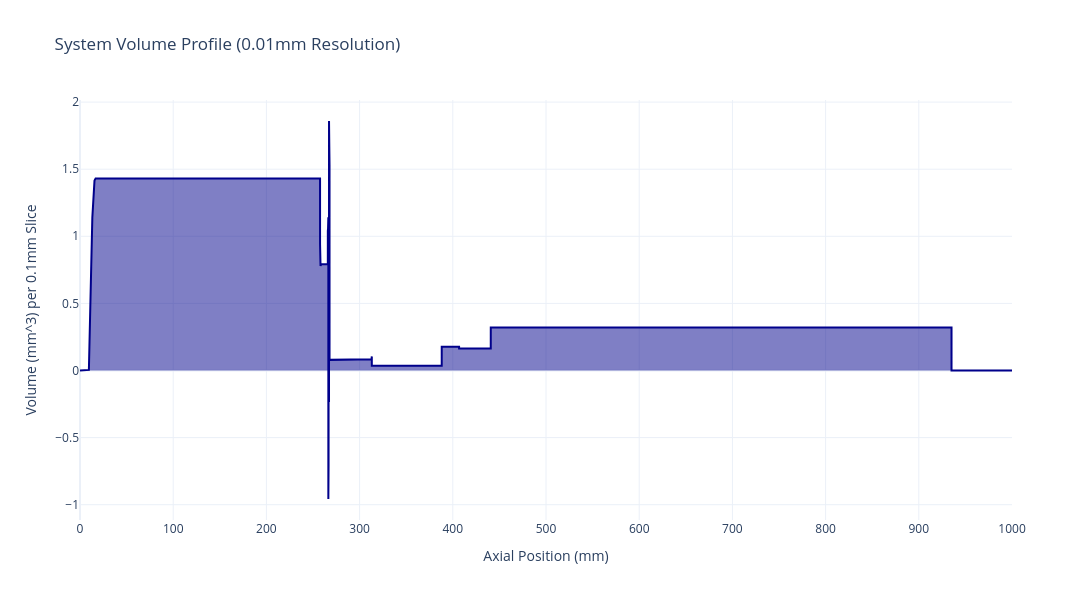
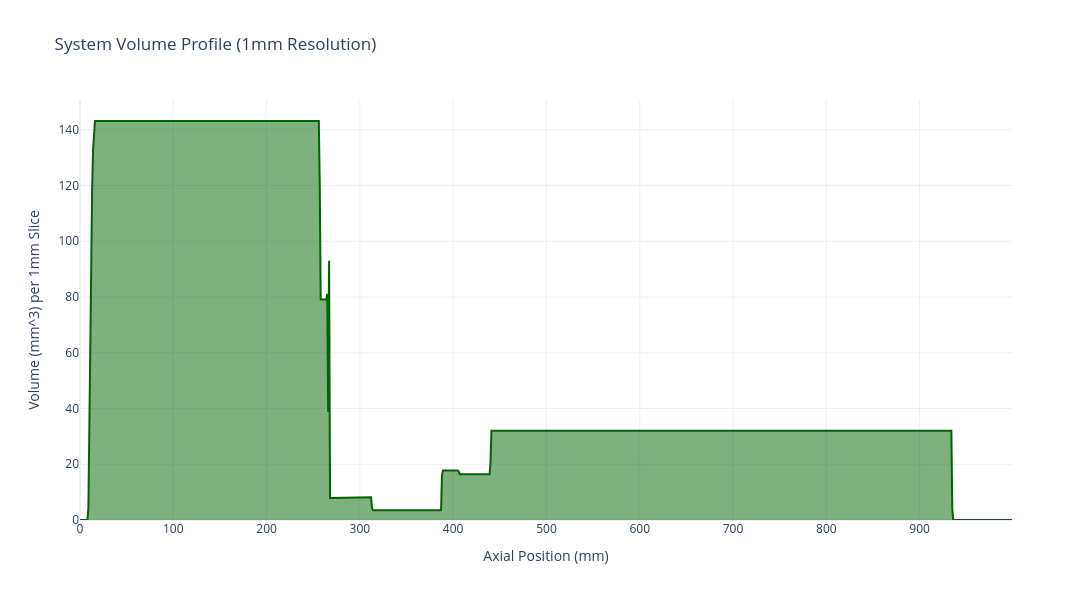
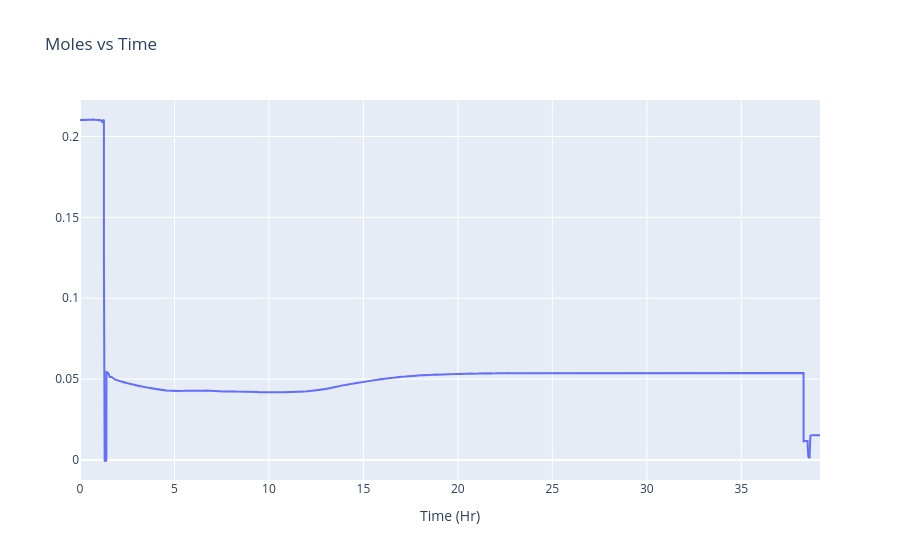

Notebook cell for these charts, in order:
### Code cell
# --- MAIN GUI ---
window = tk.Tk()
window.title('MoleGrapher 1.4.0')
window.geometry('740x860')
window.resizable(True, True)

# ── Status bar (top) ──────────────────────────────────────────────────────
statusFrame = tk.Frame(window, bd=1, relief=tk.SUNKEN)
statusFrame.pack(side=tk.BOTTOM, fill=tk.X, padx=6, pady=(0, 4))
graphLabel = tk.Label(statusFrame, text="Press 'Generate Graph' or 'Import...' to begin.",
                       anchor=W, fg='navy')
graphLabel.pack(side=tk.LEFT, padx=4)

# ── Main scrollable area ──────────────────────────────────────────────────
mainFrame = tk.Frame(window)
mainFrame.pack(fill=tk.BOTH, expand=True, padx=6, pady=4)

PAD = dict(padx=6, pady=3)

# ── Section 1: File Selection ─────────────────────────────────────────────
fileFrame = tk.LabelFrame(mainFrame, text='File Selection', font=('TkDefaultFont', 9, 'bold'))
fileFrame.pack(fill=tk.X, **PAD)

row0 = tk.Frame(fileFrame); row0.pack(fill=tk.X, padx=4, pady=2)
fileBrowseButton = tk.Button(row0, text='Browse Data...', command=lambda: (browseFiles(), resolve_geometry_files()), width=16)
fileBrowseButton.pack(side=tk.LEFT, padx=(0,6))
fileLabel = tk.Label(row0, text='Data: (Not Selected)', anchor=W, fg='gray')
fileLabel.pack(side=tk.LEFT, fill=tk.X, expand=True)

row1 = tk.Frame(fileFrame); row1.pack(fill=tk.X, padx=4, pady=2)
interpolate_temps_var = tk.BooleanVar(value=False)
interpolateCheckbox = tk.Checkbutton(row1, text='Interpolate Temps (No CSV)',
                                     variable=interpolate_temps_var,
                                     command=toggle_temp_file_selection)
interpolateCheckbox.pack(side=tk.LEFT, padx=(0,6))
tempLabel = tk.Label(row1, text='Temp Profile: (Select via Browse)', anchor=W, fg='gray')
tempLabel.pack(side=tk.LEFT, fill=tk.X, expand=True)

row2 = tk.Frame(fileFrame); row2.pack(fill=tk.X, padx=4, pady=2)
importPlotButton = tk.Button(row2, text='Import Plot CSV', command=import_data, width=16)
importPlotButton.pack(side=tk.LEFT, padx=(0,6))
importTempButton = tk.Button(row2, text='Import Temp CSV',
                             command=import_temp_profile_viewer, width=16)
importTempButton.pack(side=tk.LEFT)

# ── Section 2: Geometry Files ─────────────────────────────────────────────
geoFrame = tk.LabelFrame(mainFrame, text='Geometry Files', font=('TkDefaultFont', 9, 'bold'))
geoFrame.pack(fill=tk.X, **PAD)

def _geo_row(parent, label_text, browse_cmd):
    f = tk.Frame(parent); f.pack(fill=tk.X, padx=4, pady=2)
    btn = tk.Button(f, text='Browse...', command=browse_cmd, width=10)
    btn.pack(side=tk.RIGHT, padx=(4, 0))
    lbl = tk.Label(f, text=label_text, anchor=W, fg='gray')
    lbl.pack(side=tk.LEFT, fill=tk.X, expand=True)
    return lbl

layoutLabel  = _geo_row(geoFrame, 'Layout:       (Not Selected)', browse_layout)
matingLabel  = _geo_row(geoFrame, 'Mating Table: (Not Selected)', browse_mating)
furLabel     = _geo_row(geoFrame, 'MLD-FUR:      (Not Selected)', browse_fur)
hpsLabel     = _geo_row(geoFrame, 'MLD-HPS:      (Not Selected)', browse_hps)


# ── Section 3: Calc Parameters + Uncertainty (side by side) ──────────────
midRow = tk.Frame(mainFrame); midRow.pack(fill=tk.X, **PAD)

calcFrame = tk.LabelFrame(midRow, text='Calculation Parameters',
                          font=('TkDefaultFont', 9, 'bold'))
calcFrame.pack(side=tk.LEFT, fill=tk.BOTH, expand=True, padx=(0,4))

def _param_row(parent, label_text, default=''):
    f = tk.Frame(parent); f.pack(fill=tk.X, padx=4, pady=2)
    tk.Label(f, text=label_text, width=24, anchor=W).pack(side=tk.LEFT)
    sv = tk.StringVar(value=default)
    tk.Entry(f, textvariable=sv, width=10).pack(side=tk.LEFT)
    return sv

z_temp_cutoff_var   = _param_row(calcFrame, 'Z-Temp Cutoff (mm):')
z_offset_var        = _param_row(calcFrame, 'Z-Offset (mm):')
p_calc_start_time_var = _param_row(calcFrame, 'P_calc Start Time (hr):')

sigmaFrame = tk.LabelFrame(midRow, text='Uncertainty Inputs',
                           font=('TkDefaultFont', 9, 'bold'))
sigmaFrame.pack(side=tk.LEFT, fill=tk.BOTH, expand=True)

sigma_p_var = _param_row(sigmaFrame, 'σ_P (% Error):', '0.25')
sigma_v_var = _param_row(sigmaFrame, 'σ_V (% Error):', '5.0')
sigma_t_var = _param_row(sigmaFrame, 'σ_T (K Error):', '2.2')

# ── Section 4: Action Buttons ─────────────────────────────────────────────
actFrame = tk.LabelFrame(mainFrame, text='Actions', font=('TkDefaultFont', 9, 'bold'))
actFrame.pack(fill=tk.X, **PAD)

actRow = tk.Frame(actFrame); actRow.pack(fill=tk.X, padx=4, pady=4)
graphButton = tk.Button(actRow, text='Generate Graph', command=lambda: processData(), width=16)
graphButton.pack(side=tk.LEFT, padx=(0,4))
tempViewButton = tk.Button(actRow, text='View Temp Profiles', command=open_temp_viewer,
                           width=16, state='disabled')
tempViewButton.pack(side=tk.LEFT, padx=(0,4))
exportPlotButton = tk.Button(actRow, text='Export Plot Data', command=export_plot_data,
                             width=16, state='disabled')
exportPlotButton.pack(side=tk.LEFT, padx=(0,4))
exportTempButton = tk.Button(actRow, text='Export Temp Profiles', command=export_temp_profiles,
                             width=18, state='disabled')
exportTempButton.pack(side=tk.LEFT)

# ── Section 5: Exponential Fit ────────────────────────────────────────────
fitFrame = tk.LabelFrame(mainFrame, text='Exponential Fit', font=('TkDefaultFont', 9, 'bold'))
fitFrame.pack(fill=tk.X, **PAD)

fitRow1 = tk.Frame(fitFrame); fitRow1.pack(fill=tk.X, padx=4, pady=2)
tk.Label(fitRow1, text='Fit Start Time (hr):', width=20, anchor=W).pack(side=tk.LEFT)
fit_start_time_var = tk.StringVar(value='')
tk.Entry(fitRow1, textvariable=fit_start_time_var, width=10).pack(side=tk.LEFT, padx=(0,20))
tk.Label(fitRow1, text='Fit End Time (hr):', width=18, anchor=W).pack(side=tk.LEFT)
fit_end_time_var = tk.StringVar(value='')
tk.Entry(fitRow1, textvariable=fit_end_time_var, width=10).pack(side=tk.LEFT)

fitRow2 = tk.Frame(fitFrame); fitRow2.pack(fill=tk.X, padx=4, pady=2)
setCsvButton = tk.Button(fitRow2, text='Set Fit CSV...', command=set_fit_csv, width=14)
setCsvButton.pack(side=tk.LEFT, padx=(0,8))
fitCsvLabel = tk.Label(fitRow2, text='CSV: (not set)', anchor=W, fg='gray')
fitCsvLabel.pack(side=tk.LEFT, fill=tk.X, expand=True)

fitRow3 = tk.Frame(fitFrame); fitRow3.pack(fill=tk.X, padx=4, pady=2)
calculateFitButton = tk.Button(fitRow3, text='Calculate Fit',
                               command=calculate_exponential_fit, width=14, state='disabled')
calculateFitButton.pack(side=tk.LEFT)

fit_results_label = tk.Label(fitFrame, text='', anchor=W, justify=LEFT,
                             fg='darkgreen', wraplength=680)
fit_results_label.pack(fill=tk.X, padx=6, pady=(0,4))

# ── Section 6: dn/dt Calculator ─────────────────────────────────────────
dndtFrame = tk.LabelFrame(mainFrame, text='Rate of Change  dn/dt',
                          font=('TkDefaultFont', 9, 'bold'))
dndtFrame.pack(fill=tk.X, **PAD)

dndtRow1 = tk.Frame(dndtFrame); dndtRow1.pack(fill=tk.X, padx=4, pady=2)
tk.Label(dndtRow1, text='Period Start (hr):', width=18, anchor=W).pack(side=tk.LEFT)
dn_dt_start_var = tk.StringVar(value='')
tk.Entry(dndtRow1, textvariable=dn_dt_start_var, width=8).pack(side=tk.LEFT, padx=(0,12))
tk.Label(dndtRow1, text='Period End (hr):', width=16, anchor=W).pack(side=tk.LEFT)
dn_dt_end_var = tk.StringVar(value='')
tk.Entry(dndtRow1, textvariable=dn_dt_end_var, width=8).pack(side=tk.LEFT, padx=(0,12))
tk.Label(dndtRow1, text='Interval (hr):', width=13, anchor=W).pack(side=tk.LEFT)
dn_dt_interval_var = tk.StringVar(value='')
tk.Entry(dndtRow1, textvariable=dn_dt_interval_var, width=8).pack(side=tk.LEFT)


dndtCsvRow = tk.Frame(dndtFrame); dndtCsvRow.pack(fill=tk.X, padx=4, pady=2)
tk.Button(dndtCsvRow, text='Set dn/dt CSV...', command=set_dndt_csv, width=16).pack(side=tk.LEFT, padx=(0,8))
dn_dt_csv_label = tk.Label(dndtCsvRow, text='CSV: (not set)', anchor=W, fg='gray')
dn_dt_csv_label.pack(side=tk.LEFT, fill=tk.X, expand=True)

dndtRow2 = tk.Frame(dndtFrame); dndtRow2.pack(fill=tk.X, padx=4, pady=2)
dn_dt_button = tk.Button(dndtRow2, text='Calculate dn/dt',
                         command=calculate_dn_dt, width=16, state='disabled')
dn_dt_button.pack(side=tk.LEFT)


# ── Progress Bars ─────────────────────────────────────────────────────────
progFrame = tk.Frame(mainFrame); progFrame.pack(fill=tk.X, padx=6, pady=2)
tk.Label(progFrame, text='File:', anchor=W, width=5).pack(side=tk.LEFT)
fileProgress = Progressbar(progFrame, orient=HORIZONTAL, length=150, mode='determinate')
fileProgress.pack(side=tk.LEFT, padx=(0,16))
tk.Label(progFrame, text='Graph:', anchor=W, width=6).pack(side=tk.LEFT)
graphProgress = Progressbar(progFrame, orient=HORIZONTAL, length=250, mode='determinate')
graphProgress.pack(side=tk.LEFT)

window.attributes('-topmost', False)
window.mainloop()

### Figure 1 — Plotly figure (JSON) as saved in the notebook; plotly's stock layout.template omitted (floating-point values rounded to 4 significant figures; data arrays with more than 128 entries replaced by an {"elided": "..."} marker saying what was removed)
{"data": [{"fill": "tozeroy", "line": {"color": "darkblue", "width": 2}, "mode": "lines", "name": "Total System Volume", "type": "scatter", "x": {"elided": "100000 float values"}, "y": {"elided": "100000 float values"}}], "layout": {"height": 600, "hovermode": "x unified", "title": {"text": "System Volume Profile (0.01mm Resolution)"}, "width": 1300, "xaxis": {"title": {"text": "Axial Position (mm)"}}, "yaxis": {"title": {"text": "Volume (mm^3) per 0.1mm Slice"}}}}

### Figure 2 — Plotly figure (JSON) as saved in the notebook; plotly's stock layout.template omitted (floating-point values rounded to 4 significant figures; data arrays with more than 128 entries replaced by an {"elided": "..."} marker saying what was removed)
{"data": [{"fill": "tozeroy", "line": {"color": "darkgreen", "width": 2}, "mode": "lines", "name": "Coarse Volume", "type": "scatter", "x": {"elided": "1000 int values"}, "y": {"elided": "1000 float values"}}], "layout": {"height": 600, "hovermode": "x unified", "title": {"text": "System Volume Profile (1mm Resolution)"}, "width": 1300, "xaxis": {"title": {"text": "Axial Position (mm)"}}, "yaxis": {"title": {"text": "Volume (mm^3) per 1mm Slice"}}}}

### Figure 3 — Plotly figure (JSON) as saved in the notebook; plotly's stock layout.template omitted (floating-point values rounded to 4 significant figures; data arrays with more than 128 entries replaced by an {"elided": "..."} marker saying what was removed)
{"data": [{"name": "Moles", "type": "scatter", "x": {"elided": "140805 float values"}, "y": {"elided": "140805 float values"}}], "layout": {"title": {"text": "Moles vs Time"}, "xaxis": {"title": {"text": "Time (Hr)"}}}}
